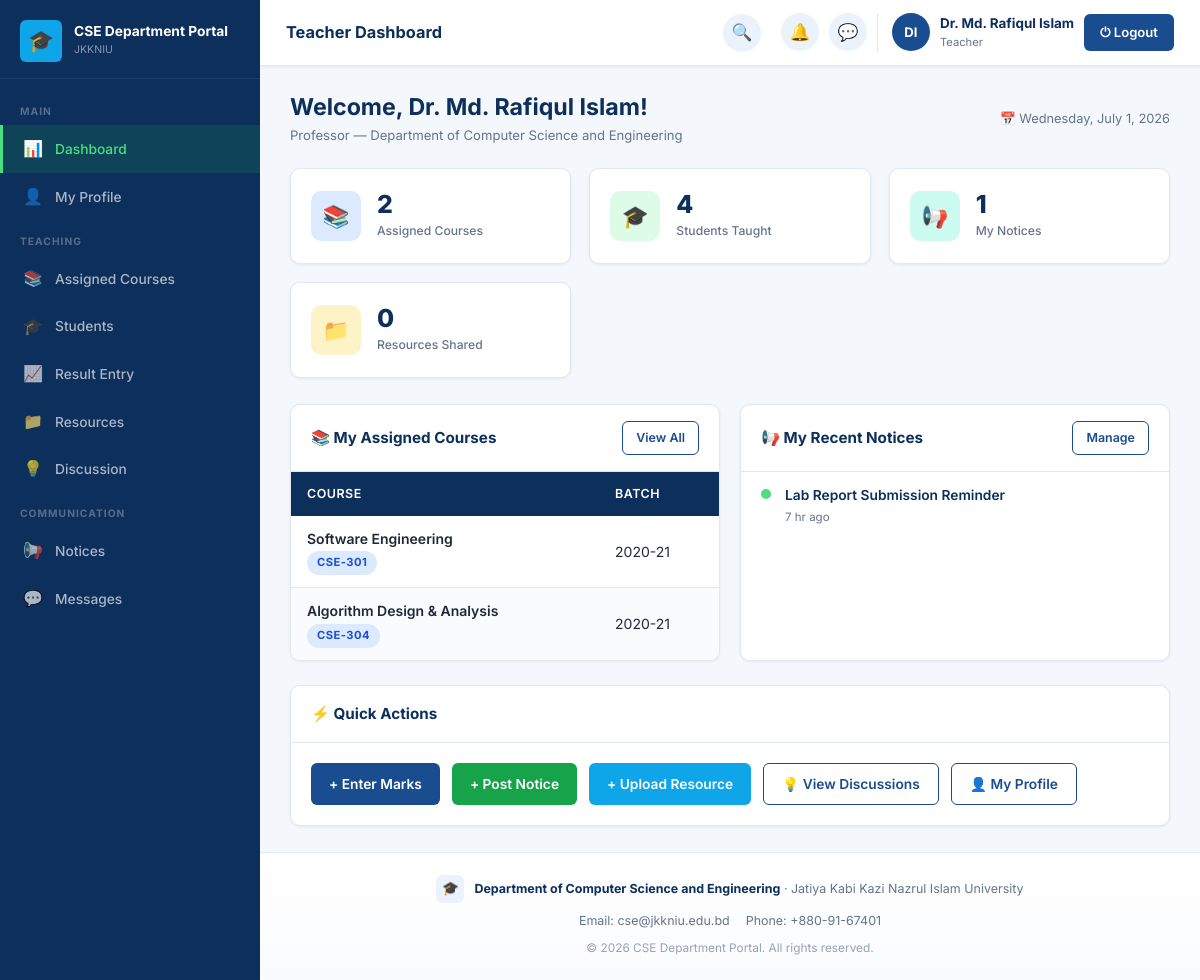
The page /teacher/dashboard.php (signed in) on the database its author committed.
### tables this page shows
CREATE TABLE settings (
    id INT AUTO_INCREMENT PRIMARY KEY,
    portal_name VARCHAR(150) NOT NULL DEFAULT 'CSE Department Portal',
    university_name VARCHAR(200) NOT NULL DEFAULT 'Jatiya Kabi Kazi Nazrul Islam University',
    department_name VARCHAR(200) NOT NULL DEFAULT 'Department of Computer Science and Engineering',
    description TEXT DEFAULT NULL,
    contact_info TEXT DEFAULT NULL,
    logo VARCHAR(255) DEFAULT NULL
);

CREATE TABLE teachers (
    teacher_id INT AUTO_INCREMENT PRIMARY KEY,
    user_id INT NOT NULL,
    designation VARCHAR(100) DEFAULT NULL,
    phone VARCHAR(20) DEFAULT NULL,
    CONSTRAINT fk_teachers_user FOREIGN KEY (user_id) REFERENCES users(id) ON DELETE CASCADE
);

CREATE TABLE users (
    id INT AUTO_INCREMENT PRIMARY KEY,
    name VARCHAR(120) NOT NULL,
    email VARCHAR(150) NOT NULL UNIQUE,
    password VARCHAR(255) NOT NULL,
    role ENUM('admin','teacher','student') NOT NULL,
    status ENUM('pending','active','inactive','rejected') NOT NULL DEFAULT 'pending',
    profile_photo VARCHAR(255) DEFAULT NULL,
    reset_token VARCHAR(100) DEFAULT NULL,
    reset_token_expiry DATETIME DEFAULT NULL,
    created_at TIMESTAMP DEFAULT CURRENT_TIMESTAMP
);

CREATE TABLE course_assignments (
    id INT AUTO_INCREMENT PRIMARY KEY,
    course_id INT NOT NULL,
    batch_id INT NOT NULL,
    teacher_id INT NOT NULL,
    created_at TIMESTAMP DEFAULT CURRENT_TIMESTAMP,
    UNIQUE KEY uniq_assignment (course_id, batch_id),
    CONSTRAINT fk_ca_course  FOREIGN KEY (course_id)  REFERENCES courses(course_id)   ON DELETE CASCADE,
    CONSTRAINT fk_ca_batch   FOREIGN KEY (batch_id)   REFERENCES batches(batch_id)    ON DELETE CASCADE,
    CONSTRAINT fk_ca_teacher FOREIGN KEY (teacher_id) REFERENCES teachers(teacher_id) ON DELETE CASCADE
);

CREATE TABLE courses (
    course_id INT AUTO_INCREMENT PRIMARY KEY,
    course_code VARCHAR(20) NOT NULL UNIQUE,
    course_title VARCHAR(200) NOT NULL,
    credit DECIMAL(3,1) NOT NULL,
    semester VARCHAR(50) NOT NULL,
    status ENUM('active','inactive') NOT NULL DEFAULT 'active',
    created_at TIMESTAMP DEFAULT CURRENT_TIMESTAMP
);

CREATE TABLE batches (
    batch_id INT AUTO_INCREMENT PRIMARY KEY,
    batch_name VARCHAR(50) NOT NULL,
    session VARCHAR(20) NOT NULL,
    created_at TIMESTAMP DEFAULT CURRENT_TIMESTAMP
);

CREATE TABLE notices (
    notice_id INT AUTO_INCREMENT PRIMARY KEY,
    title VARCHAR(255) NOT NULL,
    description TEXT NOT NULL,
    target ENUM('all_students','specific_batch') NOT NULL DEFAULT 'all_students',
    batch_id INT DEFAULT NULL,
    posted_by INT NOT NULL,
    created_at TIMESTAMP DEFAULT CURRENT_TIMESTAMP,
    CONSTRAINT fk_notices_batch FOREIGN KEY (batch_id) REFERENCES batches(batch_id) ON DELETE CASCADE,
    CONSTRAINT fk_notices_user  FOREIGN KEY (posted_by) REFERENCES users(id) ON DELETE CASCADE
);

### teacher/dashboard.php (the view, shortened to what the rows shown need)
<?php
require_once '../config/database.php';
$teacherModel = new Teacher();
$noticeModel  = new NoticeModel();
$teacher  = $teacherModel->findByUserId(Auth::userId());
$courses  = $teacherModel->getAssignedCourses($teacher['teacher_id']);
$myNotices   = $noticeModel->byPoster(Auth::userId());
include '../includes/header.php';
?>
<div class="portal-layout">
<?php include '../includes/sidebar.php'; ?>
<div class="main-content">
<div class="page-content">
<div class="page-header">
    <div>
        <h2>Welcome, <?= htmlspecialchars($teacher['name']) ?>!</h2>
        <div class="page-subtitle"><?= htmlspecialchars($teacher['designation'] ?: 'Faculty') ?> — Department of Computer Science and Engineering</div>
    </div>
</div>
<div class="grid-2">
    <div class="card">
        <div class="card-body" style="padding:0">
            <?php if (empty($courses)): ?>
                <div class="empty-state"><div class="empty-icon">📚</div><p>No courses assigned yet.</p></div>
            <?php else: ?>
            <div class="table-wrapper">
                <table>
                    <thead><tr><th>Course</th><th>Batch</th></tr></thead>
                    <tbody>
                    <?php foreach (array_slice($courses,0,5) as $c): ?>
                    <tr>
                        <td><div style="font-weight:600"><?= htmlspecialchars($c['course_title']) ?></div><span class="badge badge-info"><?= htmlspecialchars($c['course_code']) ?></span></td>
                        <td><?= htmlspecialchars($c['batch_name']) ?></td>
                    </tr>
                    <?php endforeach; ?>
                    </tbody>
                </table>
            </div>
            <?php endif; ?>
        </div>
    </div>
    <div class="card">
        <div class="card-body" style="padding:0">
            <?php if (empty($myNotices)): ?>
                <div class="empty-state"><div class="empty-icon">📭</div><p>No notices posted yet.</p></div>
            <?php else: ?>
            <ul class="activity-list" style="padding:0 20px">
            <?php foreach (array_slice($myNotices,0,5) as $n): ?>
                <li class="activity-item">
                    <span class="activity-dot" style="background:#4ade80"></span>
                    <div><div style="font-size:0.86rem;font-weight:600;color:var(--primary-dark)"><?= htmlspecialchars($n['title']) ?></div><div class="activity-time"><?= Helper::timeAgo($n['created_at']) ?></div></div>
                </li>
            <?php endforeach; ?>
            </ul>
            <?php endif; ?>
        </div>
    </div>
</div>
</div>
<?php include '../includes/footer.php'; ?>

### includes/sidebar.php (shortened to what the rows shown need)
<?php
$role         = $_SESSION['role'] ?? 'guest';
$sidebarClass = 'sidebar sidebar-' . $role;
$settingsModel = $settingsModel ?? new SettingsModel();
$settings      = $settings ?? $settingsModel->get();
?>
<aside class="<?= $sidebarClass ?>">
    <div class="sidebar-brand">
        <div class="brand-logo">
            <div class="brand-text">
                <div class="brand-name"><?= htmlspecialchars($settings['portal_name'] ?? 'CSE Department Portal') ?></div>
                <div class="brand-univ">JKKNIU</div>
            </div>
        </div>
    </div>
</aside>

### includes/footer.php (shortened to what the rows shown need)
    <footer class="portal-footer">
        <div class="footer-brand">
            <div class="footer-brand-icon">
                <?php if (!empty($settings['logo'])): ?>
                    <img src="<?= UPLOAD_URL . htmlspecialchars($settings['logo']) ?>" alt="">
                <?php else: ?>🎓<?php endif; ?>
            </div>
            <div class="footer-brand-text">
                <strong><?= htmlspecialchars($settings['department_name'] ?? 'Department of Computer Science and Engineering') ?></strong>
                &middot; <?= htmlspecialchars($settings['university_name'] ?? 'JKKNIU') ?>
            </div>
        </div>
        <?php if (!empty($settings['contact_info'])): ?>
        <div class="footer-contact">
            <?php foreach (explode('|', $settings['contact_info']) as $part): ?>
                <span><?= htmlspecialchars(trim($part)) ?></span>
            <?php endforeach; ?>
        </div>
        <?php endif; ?>
        <div class="footer-copyright">
            &copy; <?= date('Y') ?> <?= htmlspecialchars($settings['portal_name'] ?? 'CSE Department Portal') ?>. All rights reserved.
        </div>
    </footer>
</body>
</html>

### rows shown on the page
settings: portal_name "CSE Department Portal", department_name "Department of Computer Science and Engineering", university_name "Jatiya Kabi Kazi Nazrul Islam University", contact_info "Email: cse@jkkniu.edu.bd", contact_info "Phone: +880-91-67401"
teachers: user.name "Dr. Md. Rafiqul Islam", designation "Professor"
course_assignments: course.course_title "Software Engineering", course.course_code "CSE-301", batch.batch_name "2020-21"
course_assignments: course.course_title "Algorithm Design & Analysis", course.course_code "CSE-304", batch.batch_name "2020-21"
notices: title "Lab Report Submission Reminder", created_at "7 hr ago"

### other values the page prints
$icon "📊 👤 📚 🎓 📈 📁 💡 📢 💬"
$label "Dashboard My Profile Assigned Courses Students Result Entry Resources Discussion Notices Messages"
$pageTitle "Teacher Dashboard"
$initials "DI"
$userName "Dr. Md. Rafiqul Islam"
$role "Teacher"
count($courses) "2"
$totalStudentsTaught "4"
count($myNotices) "1"
count($myResources) "0"
